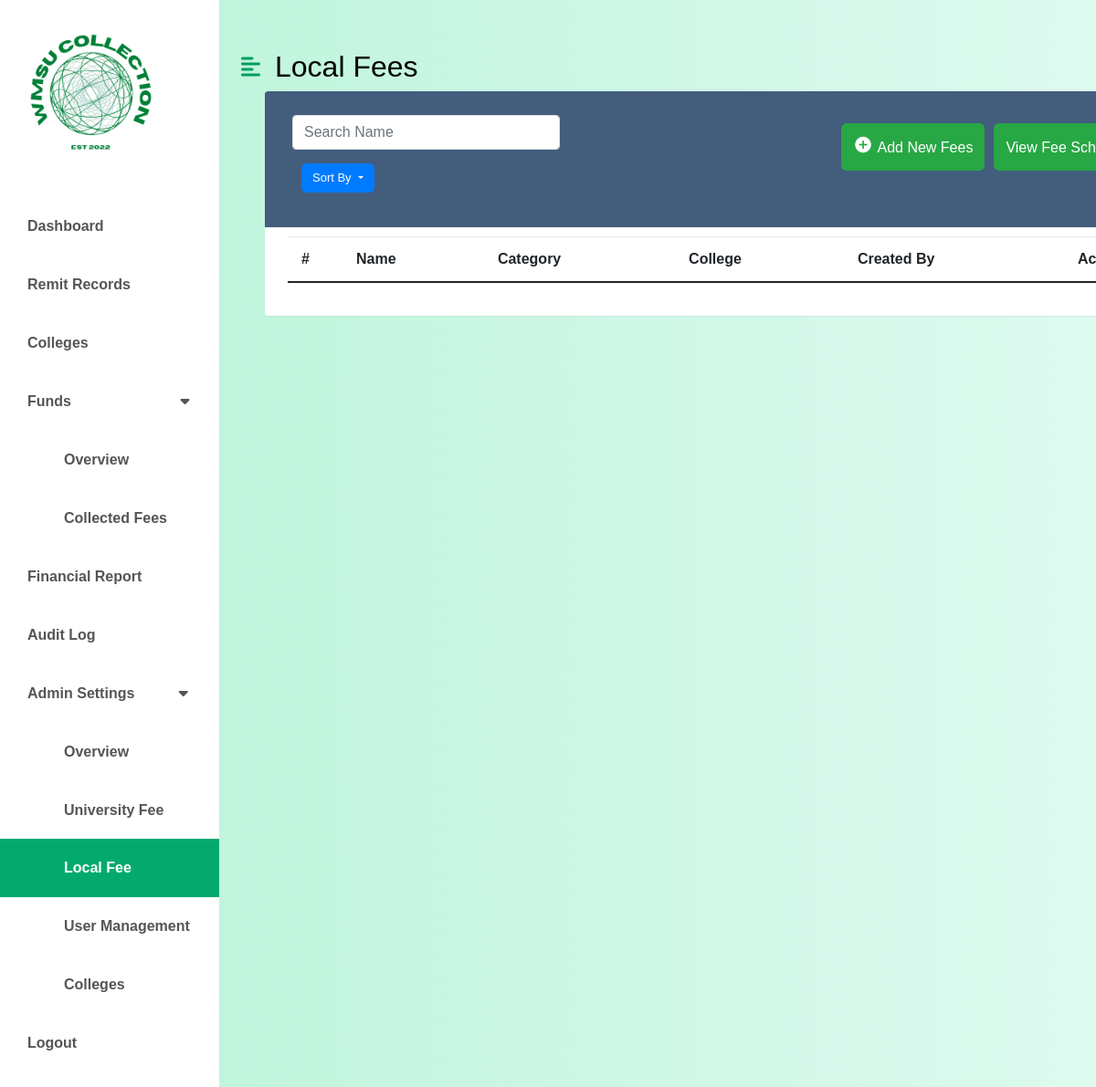
The app's page /local/localfees.php (signed in), older data.
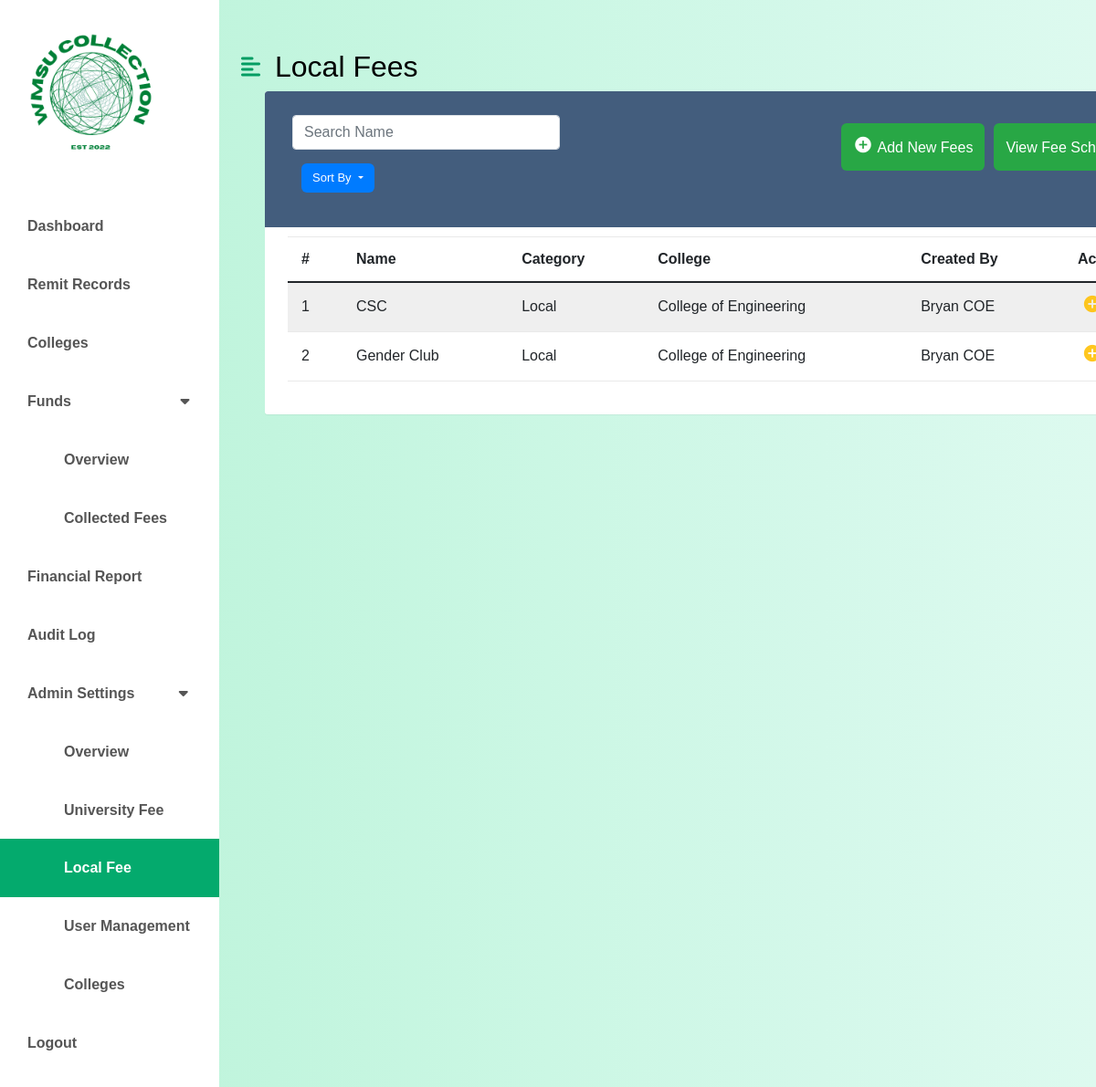
The same page, newer data.
### tables this page shows
CREATE TABLE `local_fee` (
  `id` int(11) NOT NULL,
  `local_fee_type` varchar(50) DEFAULT 'Local',
  `local_name` varchar(50) NOT NULL,
  `created_by` varchar(50) DEFAULT NULL,
  `created_at` timestamp NOT NULL DEFAULT current_timestamp(),
  `updated_at` timestamp NOT NULL DEFAULT current_timestamp() ON UPDATE current_timestamp(),
  `college_id` int(11) NOT NULL
);

CREATE TABLE `colleges` (
  `id` int(11) NOT NULL,
  `college_name` varchar(50) NOT NULL,
  `college_code` varchar(8) DEFAULT NULL
);

### classes/localfees.class.php (called while the page is built, shortened)
<?php
require_once 'database.class.php';
class LocalFee {
    protected $db;
    function __construct() {
        $this->db = new Database();
    }
    function showAllDetails() {
        $sql = "SELECT lf.local_fee_type, lf.id, lf.local_name, lf.created_by, c.college_name
                FROM local_fee lf
                JOIN colleges c ON lf.college_id = c.id";
        $stmt = $this->db->connect()->prepare($sql);
        $stmt->execute();
        return $stmt->fetchAll(PDO::FETCH_ASSOC);
    }
}
?>

### classes/database.class.php (called while the page is built)
<?php
class Database {
    private $host = 'localhost';
    private $username = 'root';
    private $password = '';
    private $database = 'wmsu';
    protected $connection;
    public function connect() {
        try {
            $dsn = "mysql:host=$this->host;dbname=$this->database;charset=utf8mb4";
            $options = [
                PDO::ATTR_ERRMODE => PDO::ERRMODE_EXCEPTION,
                PDO::ATTR_DEFAULT_FETCH_MODE => PDO::FETCH_ASSOC,
                PDO::ATTR_EMULATE_PREPARES => false,
            ];
            $this->connection = new PDO($dsn, $this->username, $this->password, $options);
        } catch (PDOException $e) {
            echo "Connection error: " . $e->getMessage();
            die();
        }
        return $this->connection;
    }
}
?>

### local/localfees.php (the view, shortened to what the changed rows need)
<?php
	require_once '../classes/database.class.php';
	require_once '../classes/localfees.class.php';
?>
<!doctype html>
<html lang="en" class="no-js">
  <html>
    <head>
    <link href="https://cdn.jsdelivr.net/npm/bootstrap@5.0.0-beta3/dist/css/bootstrap.min.css" rel="stylesheet" />
    <link rel="stylesheet" href="https://cdnjs.cloudflare.com/ajax/libs/font-awesome/5.15.3/css/all.min.css" />
	<link rel="stylesheet" href="https://stackpath.bootstrapcdn.com/bootstrap/4.5.0/css/bootstrap.min.css">
	<link rel="stylesheet" href="https://maxcdn.bootstrapcdn.com/font-awesome/4.7.0/css/font-awesome.min.css">
    <link rel="stylesheet" href="../css/fees.css" />
    </head>
      <body>
      <div class="d-flex" id="wrapper">
		<div class="table-responsive">
	<div id="page-content-wrapper">
    <nav class="navbar navbar-expand-lg navbar-light bg-active py-4 px-4">
        <div class="d-flex align-items-center">
            <h2 class="fs-2 m-0">Local Fees</h2>
        </div>
    </nav>
		<div class="table-wrapper">
			<table class="table table-striped table-hover">
				<thead>
					<tr>
						<th>#</th>
						<th>Name</th>
						<th>Category</th>
                        <th>College</th>
                        <th>Created By</th>
						<th>Action</th>
					</tr>
				</thead>
				<tbody>
            <?php
$LocalFee = new LocalFee();
$LocalFeeData = $LocalFee->showAllDetails();
$i = 1;
foreach($LocalFeeData as $LocalFee) {
    ?>
    <tr>
        <td><?php echo $i; ?></td>
        <td><?php echo $LocalFee['local_name']; ?></td>
        <td><?php echo $LocalFee['local_fee_type']; ?></td>
        <td><?php echo $LocalFee['college_name']; ?></td>
        <td><?php echo $LocalFee['created_by']; ?></td>
        <td>
            <a href="add_localschedule.php?id=<?php echo $LocalFee['id']; ?>" class="edit">
                <i class="material-icons" title="Edit">&#xe147;</i>
            </a>
        </td>
    </tr>
    <?php
    $i++;
}
?>
</tbody>
</table>
</body>
</html>

Row changes from the older to the newer data that the page shows:
added local_fee: local_name "CSC", local_fee_type "Local", college.college_name "College of Engineering", created_by "Bryan COE"
added local_fee: local_name "Gender Club", local_fee_type "Local", college.college_name "College of Engineering", created_by "Bryan COE"
